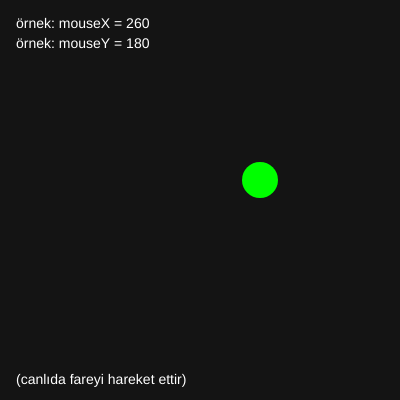
Frame 1 (no input)
Frame 2 (the mouse pressed at the canvas centre, redrawn once): identical to frame 1, image omitted

The p5.js sketch that drew this single still picture (run headless with seeded random() and noise() and a simulated clock; the mouse was pressed at the canvas centre and the sketch redrawn once):

// p5.js sketch
// ── sketch.js
// mouseX / mouseY — örnek konum (statik)
function setup() {
  createCanvas(400, 400)
  noLoop()
}

function draw() {
  background(20)
  let mx = 260
  let my = 180

  noStroke()
  fill(0, 255, 0)
  circle(mx, my, 36)

  fill(255)
  textSize(14)
  text('örnek: mouseX = ' + mx, 16, 28)
  text('örnek: mouseY = ' + my, 16, 48)
  text('(canlıda fareyi hareket ettir)', 16, height - 16)
}
